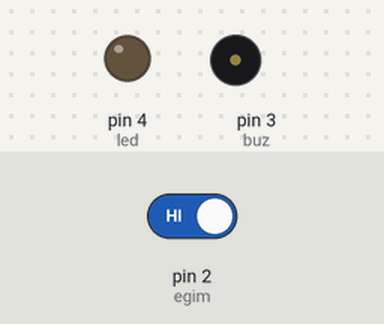
Simulated run of this sketch. Board: Arduino Uno, built with avr-gcc and run on an emulated ATmega328P. On the bench: output pins drawn as LEDs (lit = HIGH), buzzer (waves = sounding, pin HIGH). Inputs (shaded band) come from the test bench; at power-on: pin 2 (egim) HIGH.

Above: at 1.2 s.
1.3 s: pin 2 (egim) driven LOW
At 2.7 s:
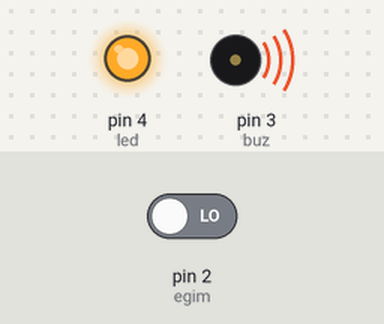
4.3 s: pin 2 (egim) driven HIGH
At 5.2 s:
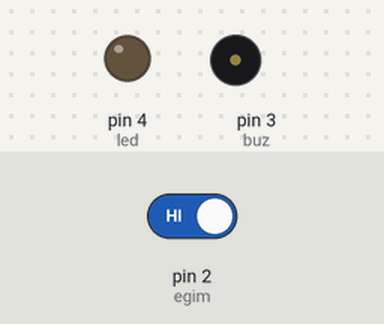
Timing chart, 0 to 7.3 s (numbered marks = the images above; inputs shaded):
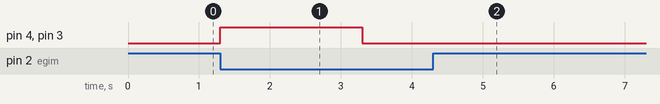

The sketch:

egim_sesnor.ino
```cpp
#define egim 2
#define buz 3
#define led 4

void setup() {
  // put your setup code here, to run once:
  pinMode(egim,INPUT);
  pinMode(buz,OUTPUT);
  pinMode(led,OUTPUT);

}


void loop() {
  // put your main code here, to run repeatedly:
  int deger=digitalRead(egim);
  if(deger==LOW)
  {
   digitalWrite(buz,HIGH);
   digitalWrite(led,HIGH);
   delay(2000);
   digitalWrite(buz,LOW);
   digitalWrite(led,LOW);
   delay(1000);
  }
  else
  {
   digitalWrite(buz,LOW);
   digitalWrite(led,LOW);
  }
}
```

Measured:
- after the input at 1.3 s, pin 4 (led), pin 3 (buz): LOW → HIGH at once, → LOW 2.0 s later
- after the input at 4.3 s, pin 4 (led), pin 3 (buz): stops changing and stays LOW
